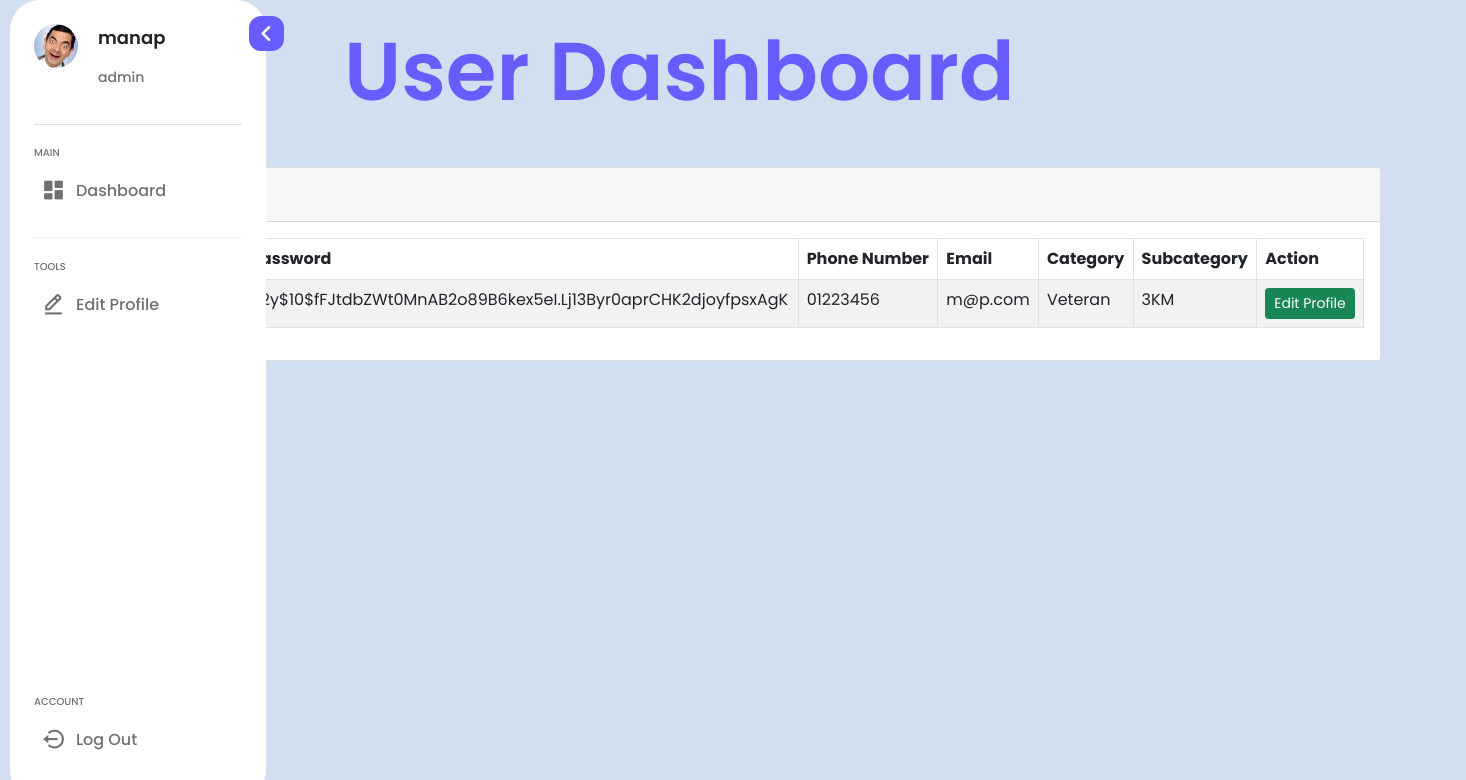
/user.php (signed in), run on the app's committed database.
### tables this page shows
CREATE TABLE `participants` (
  `username` varchar(20) NOT NULL,
  `password` varchar(255) NOT NULL,
  `phone` varchar(20) NOT NULL,
  `email` varchar(20) NOT NULL,
  `category` varchar(20) NOT NULL,
  `subcategory` varchar(20) NOT NULL,
  `user_type` varchar(20) NOT NULL,
  `id` int(11) NOT NULL,
  `subcategory_id` int(11) DEFAULT NULL
);

### user.php (the view, shortened to what this page needs)
<?php
require 'dbconnection.php';
if (isset($_SESSION['user_id'])) {
    $user_id = $_SESSION['user_id'];
    $query = "SELECT * FROM participants WHERE id = $user_id";
    $result = mysqli_query($con, $query);
    if ($result && mysqli_num_rows($result) > 0) {
        $user_data = mysqli_fetch_assoc($result);
        $logged_in_user_type = $user_data['user_type'];
        ?>
        <!DOCTYPE html>
        <html lang="en">
        <head>
        <link href='https://unpkg.com/boxicons@2.1.4/css/boxicons.min.css' rel='stylesheet'>
        <link rel="stylesheet" href="https://cdnjs.cloudflare.com/ajax/libs/font-awesome/6.1.1/css/all.min.css">
        <link href="https://cdn.jsdelivr.net/npm/bootstrap@5.0.0-beta2/dist/css/bootstrap.min.css" rel="stylesheet"
>
        <link rel="stylesheet" href="admin.css" >
</head>
<body>
    <div class="dashboard" id="dashboard">
        <div class="text">User Dashboard</div>
    </div>
    <div class="container mt-4">
            <div class="row">
                <div class="col-md-12">
                    <div class="card">
                        <div class="card-header">
                            <h4>Profile Details</h4>
                        </div>
                        <div class="card-body">
                            <div class="table-responsive">
                                <table class="table table-bordered table-striped">
                                    <thead>
                                        <tr>
                                            <th>ID</th>
                                            <th>Username</th>
                                            <th>Password</th>
                                            <th>Phone Number</th>
                                            <th>Email</th>
                                            <th>Category</th>
                                            <th>Subcategory</th>
                                            <th>Action</th>
                                        </tr>
                                    </thead>
                                    <tbody>
                                        <tr>
                                            <td><?= $user_data['id']; ?></td>
                                            <td><?= $user_data['username']; ?></td>
                                            <td><?= $user_data['password']; ?></td>
                                            <td><?= $user_data['phone']; ?></td>
                                            <td><?= $user_data['email']; ?></td>
                                            <td><?= $user_data['category']; ?></td>
                                            <td><?= $user_data['subcategory']; ?></td>
                                            <td>
                                                <a href="edit_profile.php" class="btn btn-success btn-sm">Edit Profile</a>
                                            </td>
                                        </tr>
                                    </tbody>
                                </table>
                            </div>
                        </div>
                    </div>
                </div>
            </div>
        <?php
        } else
            echo "<h5>Error fetching user data</h5>";
        } else {
            echo "<h5>User not logged in</h5>";
        }
        ?>
    <div class="container">
    <div class="sidebar">
        <div class="menu-btn">
            <i class="fa-solid fa-angle-left"></i>
        </div>
        <div class="head">
            <div class="user-img">
                <img src="user-image.jpg" alt="">
            </div>
            <div class="user-details">
                <p class="name"><?= $user_data['username']; ?></p>
                <p class="title"><?= $logged_in_user_type; ?></p>
            </div>
        </div>
        <div class="nav">
            <div class="menu">
                <p class="title">Main</p>
                <ul class="menu-item">
                    <li>
                        <a href="user.php">
                            <i class='bx bxs-dashboard icon'></i>
                            <span class="text">Dashboard</span>
                        </a>
                    </li>
                </ul>
            </div>
            <div class="menu">
                <p class="title">Tools</p>
                <ul class="menu-item">
                    <li>
                        <a href="edit_profile.php">
                            <i class='bx bx-edit-alt icon' ></i>
                            <span class="text">Edit Profile</span>
                        </a>
                    </li>
                </ul>
            </div>
        </div>
        <div class="menu">
            <p class="title">Account</p>
            <ul class="menu-item">
                <li>
                    <a href="logout.php">
                        <i class='bx bx-log-out-circle icon' ></i>
                        <span class="text">Log Out</span>
                    </a>
                </li>
            </ul>
        </div>
    </div>
</div>
</body>
</html>

### admin.css (style rules this page uses)
* { font-family: 'Poppins', sans-serif; margin: 0; padding: 0; box-sizing: border-box; }
:root { --body-color: #d1dff0; --sidebar-color: #ffffff; --primary-color: #695CFE; --toggle-hover: #000000; --primary-color-light: #F6F5FF; --toggle-color: #DDD; --text-color: #707070; --toggle-color: #c0c0c0; --header-color: #000000; --tooltiptext-color:#fff; --shadow-color:#7a7a7a; --sidemenu-color: #5a4bff10; }
body { background-color: var(--body-color); }
.container { width: 100%; min-height: auto; }
.sidebar { width: 256px; height: 100%; display: flex; flex-direction: column; gap: 20px; background-color: var(--sidebar-color); padding: 24px; border-radius: 30px; position: fixed; top: 0; left: 10px; transition: all 0.3s; box-shadow: 0px 5px 150px rgba(255, 255, 255, 0); }
.sidebar .head { display: flex; gap: 20px; padding-bottom:20px; border-bottom: 1px solid #dfdfdf; }
.user-img { position: relative; width: 44px; height: 44px; min-width: 44px; border-radius: 50%; overflow: hidden; }
.user-img img { width: 100%; object-fit: cover; }
.user-details .title { font-size: 14px; font-weight: 500; color:var(--text-color); justify-content: center; }
.menu .title { font-size: 10px; font-weight: 500; color:var(--text-color); text-transform: uppercase; margin-bottom: 10px; justify-content: center; }
.user-details .name { font-size: 18px; font-weight: 600; }
.nav { flex: 1; flex-direction: column; }
ul li { position: relative; list-style: none; margin-bottom:5px; }
.menu ul li a { display: flex; align-items: center; gap:10px; font-size: 16px; font-weight: 500; color: var(--text-color); text-decoration: none; padding: 8px 8px; border-radius: 8px; white-space: nowrap; margin-left: -33px; }
.menu ul li .icon { font-size: 25px; }
.menu ul li .text { flex:1; }
.menu:not(:last-child) { padding-bottom: 10px; margin-bottom:20px; border-bottom: 2px solid #f6f6f6; }
.menu-btn { position: absolute; right: -18px; top: 2%; width: 35px; height: 35px; border-radius: 12px; display: flex; align-items: center; justify-content: center; background-color: var(--primary-color); font-size: 20px; color: var(--sidebar-color); cursor: pointer; transition: all 0.5s; z-index: 2; }
.dashboard { position: relative; left: 256px; background-color: transparent; transition: 0.3s; will-change: transform; }
.dashboard .text { font-size: 82px; font-weight:600; color: var(--primary-color); padding: 10px 88px; white-space: nowrap; width:1020px; }

### data on the page
participants: password "$2y$10$fFJtdbZWt0MnAB2o89B6kex5eI.Lj13Byr0aprCHK2djoyfpsxAgK", phone "01223456", email "m@p.com", category "Veteran", subcategory "3KM", username "manap", user_type "admin"
